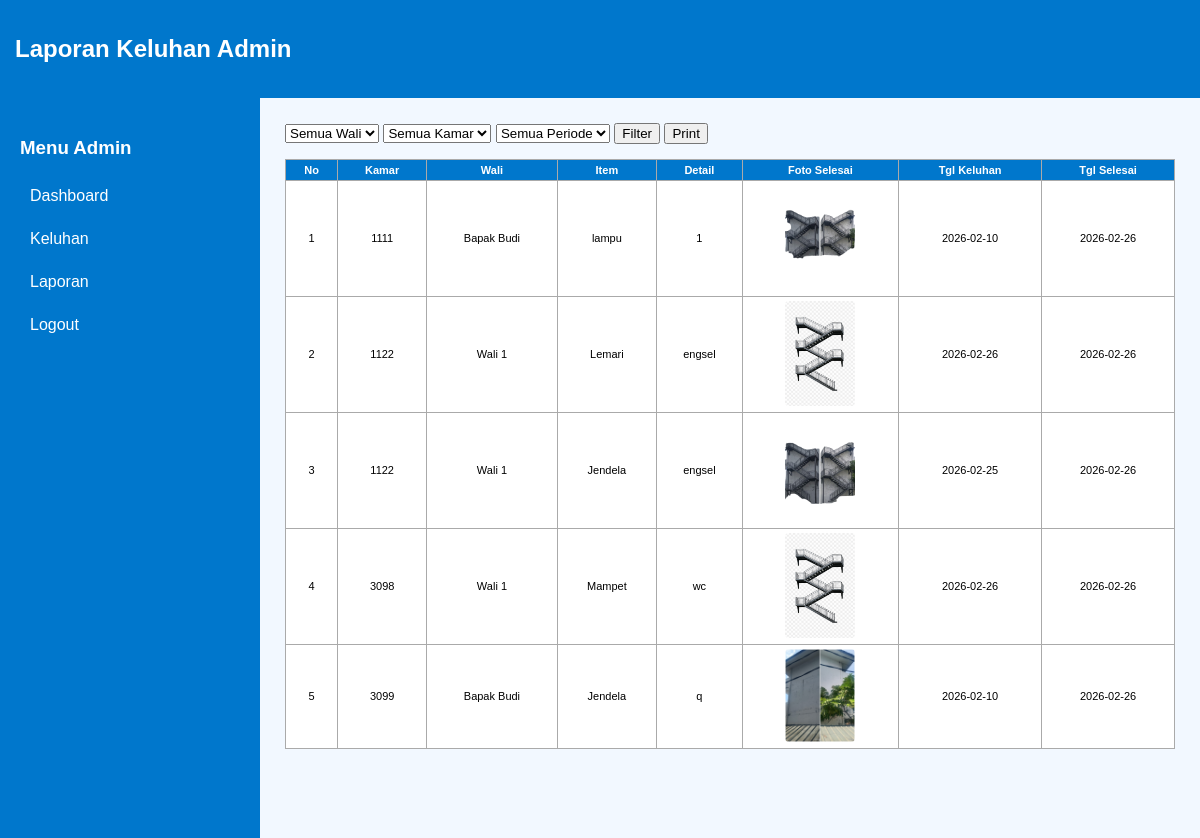
Page /admin/laporan.php (signed in) on the committed database.
### tables this page shows
CREATE TABLE `keluhan` (
  `id` int(11) NOT NULL,
  `user_id` int(11) NOT NULL,
  `no_kamar` varchar(20) DEFAULT NULL,
  `kamar_id` int(11) DEFAULT NULL,
  `item_id` int(11) NOT NULL,
  `tanggal_keluhan` date NOT NULL,
  `detail_keluhan` text DEFAULT NULL,
  `foto_keluhan` varchar(255) DEFAULT NULL,
  `status` enum('pending','selesai') DEFAULT 'pending',
  `tanggal_selesai` date DEFAULT NULL,
  `foto_selesai` varchar(255) DEFAULT NULL,
  `created_at` timestamp NOT NULL DEFAULT current_timestamp()
);

CREATE TABLE `users` (
  `id` int(11) NOT NULL,
  `nama` varchar(100) NOT NULL,
  `email` varchar(100) NOT NULL,
  `password` varchar(255) NOT NULL,
  `role` enum('wali','admin','direktur') NOT NULL,
  `created_at` timestamp NOT NULL DEFAULT current_timestamp()
);

CREATE TABLE `items` (
  `id` int(11) NOT NULL,
  `nama_item` varchar(100) NOT NULL
);

### admin/laporan.php (the view, shortened to what this page needs)
<?php
include "../config/database.php";
$where = [];
$where[] = "k.status='selesai'";
$whereSQL = "WHERE " . implode(" AND ", $where);
$data = $conn->query("
    SELECT
        k.no_kamar,
        u.nama AS nama_wali,
        i.nama_item,
        k.detail_keluhan,
        k.foto_selesai,
        k.tanggal_keluhan,
        k.tanggal_selesai
    FROM keluhan k
    JOIN users u ON k.user_id=u.id
    JOIN items i ON k.item_id=i.id
    $whereSQL
    ORDER BY k.no_kamar ASC, k.tanggal_selesai DESC
");
?>
<!DOCTYPE html>
<html lang="id">
<head>
</head>
<body>
<div class="header">
    <h2>Laporan Keluhan Admin</h2>
</div>
<div class="wrapper">
<div class="sidebar">
    <h3>Menu Admin</h3>
    <a href="dashboard.php">Dashboard</a>
    <a href="keluhan.php">Keluhan</a>
    <a href="laporan.php">Laporan</a>
    <a href="../logout.php">Logout</a>
</div>
<div class="content">
<form method="get">
    <select name="wali_id">
        <option value="">Semua Wali</option>
    </select>
    <select name="no_kamar">
        <option value="">Semua Kamar</option>
    </select>
    <select name="periode">
        <option value="">Semua Periode</option>
    </select>
    <button type="submit">Filter</button>
    <button type="button" onclick="window.print()">Print</button>
</form>
<table>
<tr>
    <th>No</th>
    <th>Kamar</th>
    <th>Wali</th>
    <th>Item</th>
    <th>Detail</th>
    <th>Foto Selesai</th>
    <th>Tgl Keluhan</th>
    <th>Tgl Selesai</th>
</tr>
<?php $no=1; while($r=$data->fetch_assoc()): ?>
<tr>
    <td><?= $no++ ?></td>
    <td><?= $r['no_kamar'] ?></td>
    <td><?= $r['nama_wali'] ?></td>
    <td><?= $r['nama_item'] ?></td>
    <td><?= $r['detail_keluhan'] ?></td>
    <td>
        <?php if($r['foto_selesai']): ?>
            <img src="../<?= $r['foto_selesai'] ?>">
        <?php else: ?>-
        <?php endif; ?>
    </td>
    <td><?= $r['tanggal_keluhan'] ?></td>
    <td><?= $r['tanggal_selesai'] ?></td>
</tr>
<?php endwhile; ?>
</table>
</div>
</div>
</body>
</html>

### admin/laporan.php (style rules this page uses)
body { font-family: Arial, sans-serif; background:#e6f2ff; margin:0; }
.header { background:#0077cc; color:white; padding:15px; }
.wrapper { display:flex; min-height:calc(100vh - 60px); }
.sidebar { width:220px; background:#0077cc; color:white; padding:20px; }
.sidebar a { display:block; color:white; padding:10px; text-decoration:none; border-radius:5px; margin-bottom:5px; }
.content { flex:1; padding:25px; background:#f2f8ff; }
table { border-collapse:collapse; width:100%; background:white; margin-top:15px; }
th, td { border:1px solid #aaa; padding:4px 6px; font-size:11px; text-align:center; }
th { background:#0077cc; color:white; }
img { max-width:70px; border-radius:4px; }

### rows in the picture
keluhan: no_kamar "1111", user.nama "Bapak Budi", item.nama_item "lampu", detail_keluhan "1", foto_selesai (picture), tanggal_keluhan "2026-02-10", tanggal_selesai "2026-02-26"
keluhan: no_kamar "1122", user.nama "Wali 1", item.nama_item "Lemari", detail_keluhan "engsel", foto_selesai (picture), tanggal_keluhan "2026-02-26", tanggal_selesai "2026-02-26"
keluhan: no_kamar "1122", user.nama "Wali 1", item.nama_item "Jendela", detail_keluhan "engsel", foto_selesai (picture), tanggal_keluhan "2026-02-25", tanggal_selesai "2026-02-26"
keluhan: no_kamar "3098", user.nama "Wali 1", item.nama_item "Mampet", detail_keluhan "wc", foto_selesai (picture), tanggal_keluhan "2026-02-26", tanggal_selesai "2026-02-26"
keluhan: no_kamar "3099", user.nama "Bapak Budi", item.nama_item "Jendela", detail_keluhan "q", foto_selesai (picture), tanggal_keluhan "2026-02-10", tanggal_selesai "2026-02-26"
